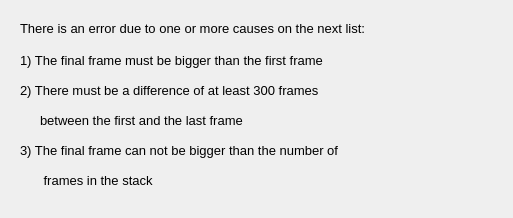
<?xml version="1.0" encoding="UTF-8"?>
<ui version="4.0">
 <class>Dialog</class>
 <widget class="QDialog" name="Dialog">
  <property name="geometry">
   <rect>
    <x>0</x>
    <y>0</y>
    <width>513</width>
    <height>218</height>
   </rect>
  </property>
  <property name="windowTitle">
   <string>Dialog</string>
  </property>
  <widget class="QLabel" name="label">
   <property name="geometry">
    <rect>
     <x>20</x>
     <y>40</y>
     <width>421</width>
     <height>41</height>
    </rect>
   </property>
   <property name="font">
    <font>
     <pointsize>10</pointsize>
    </font>
   </property>
   <property name="text">
    <string>1) The final frame must be bigger than the first frame</string>
   </property>
  </widget>
  <widget class="QLabel" name="label_2">
   <property name="geometry">
    <rect>
     <x>20</x>
     <y>80</y>
     <width>451</width>
     <height>20</height>
    </rect>
   </property>
   <property name="font">
    <font>
     <pointsize>10</pointsize>
    </font>
   </property>
   <property name="text">
    <string>2) There must be a difference of at least 300 frames</string>
   </property>
  </widget>
  <widget class="QLabel" name="label_3">
   <property name="geometry">
    <rect>
     <x>40</x>
     <y>110</y>
     <width>281</width>
     <height>21</height>
    </rect>
   </property>
   <property name="font">
    <font>
     <pointsize>10</pointsize>
    </font>
   </property>
   <property name="text">
    <string>between the first and the last frame</string>
   </property>
  </widget>
  <widget class="QLabel" name="label_4">
   <property name="geometry">
    <rect>
     <x>20</x>
     <y>20</y>
     <width>461</width>
     <height>16</height>
    </rect>
   </property>
   <property name="font">
    <font>
     <pointsize>10</pointsize>
    </font>
   </property>
   <property name="text">
    <string>There is an error due to one or more causes on the next list:</string>
   </property>
  </widget>
  <widget class="QLabel" name="label_5">
   <property name="geometry">
    <rect>
     <x>20</x>
     <y>140</y>
     <width>451</width>
     <height>20</height>
    </rect>
   </property>
   <property name="font">
    <font>
     <pointsize>10</pointsize>
    </font>
   </property>
   <property name="text">
    <string>3) The final frame can not be bigger than the number of</string>
   </property>
  </widget>
  <widget class="QLabel" name="label_6">
   <property name="geometry">
    <rect>
     <x>40</x>
     <y>170</y>
     <width>281</width>
     <height>21</height>
    </rect>
   </property>
   <property name="font">
    <font>
     <pointsize>10</pointsize>
    </font>
   </property>
   <property name="text">
    <string> frames in the stack</string>
   </property>
  </widget>
 </widget>
 <resources/>
 <connections/>
</ui>
